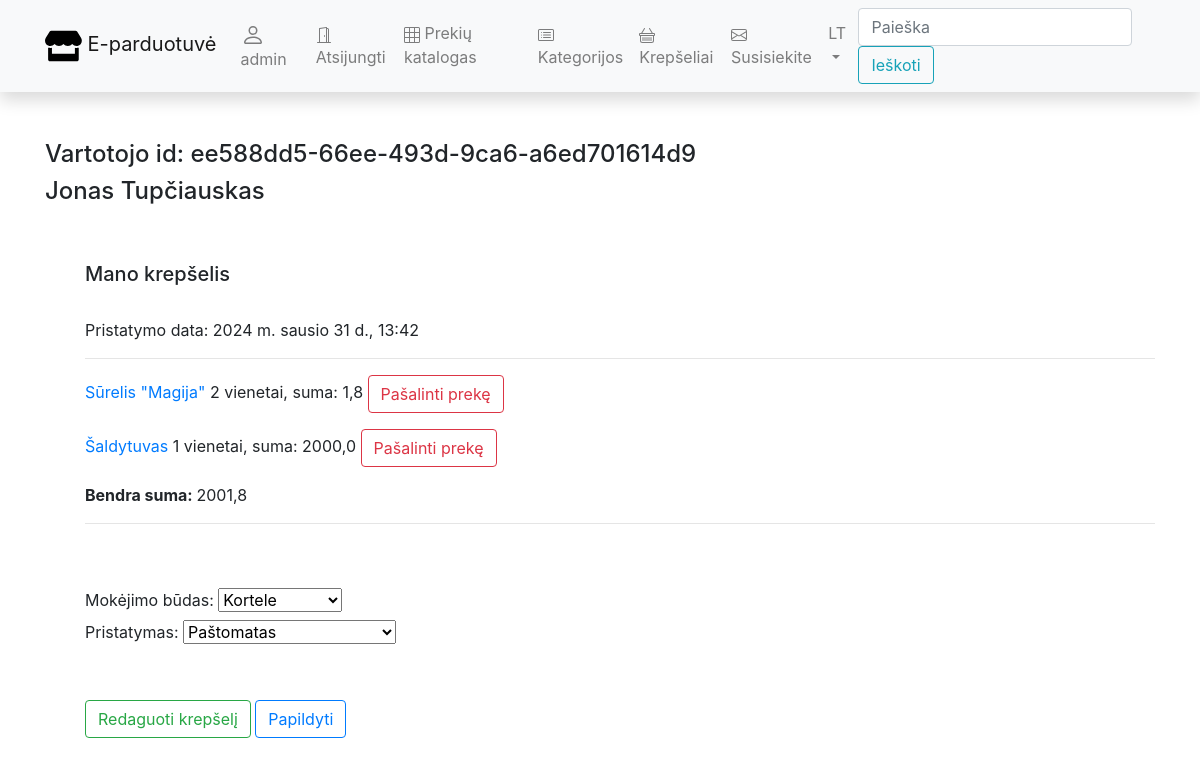
Before: /eparduotuve/krepseliai/7 (signed in) with the older database file.
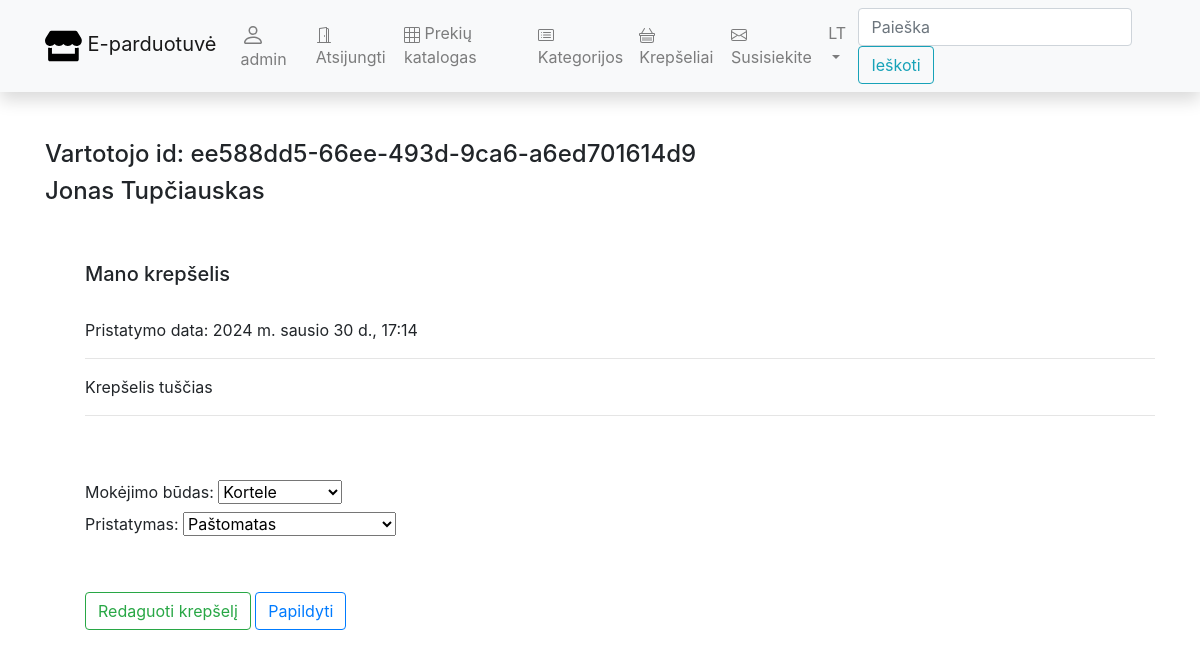
After: the same page with the newer database file.
### eparduotuve/models.py (models this page shows, shortened)
class Krepselis(models.Model):
    vartotojas = models.ForeignKey(User, on_delete=models.SET_NULL, null=True, blank=True)
    PRISTATYMAS_STATUS = (
        ('p', _('Paštomatas')),
        ('k', _('Kurjeris')),
        ('a', _('Atsiėmimas parduotuvėje')),
    )
    pristatymas_status = models.CharField(max_length=1, choices=PRISTATYMAS_STATUS, blank=True,
                                          default='k', help_text=_('Krepšelio pristatymo pasirinkimas'),
                                          verbose_name=_('Būsena'))
    data = models.DateTimeField(_('Pristatymo data'), null=True, blank=True)
    PREKE_STATUS = (
        ('l', _('Laukiama apmokėjimo')),
        ('v', _('Vykdoma')),
        ('a', _('Atšaukta')),
    )
    status = models.CharField(max_length=1, choices=PREKE_STATUS, blank=True,
                              default='l', help_text=_('Krepšelio būsena'),
                              verbose_name=_('Būsena'))
    @property
    def krepselio_suma(self):
        return sum([k_e.suma for k_e in self.krepselioeilutes_set.all()])
    class Meta:
        verbose_name = _('Krepšelis')
        verbose_name_plural = _('Krepšeliai')

class KrepselioEilutes(models.Model):
    krepselis = models.ForeignKey(Krepselis, on_delete=models.SET_NULL, null=True,
                                  blank=True, verbose_name='Krepšelio numeris')
    preke = models.ForeignKey('Preke', on_delete=models.SET_NULL,
                              null=True, verbose_name='Prekė')
    kiekis = models.IntegerField('Kiekis', null=True, blank=True)
    @property
    def suma(self):
        return self.preke.vieneto_kaina * self.kiekis
    class Meta:
        verbose_name = _('Krepšelio eilutė')
        verbose_name_plural = _('Krepšelio eilutės')

class Preke(models.Model):
    pavadinimas = models.CharField(_('Prekės pavadinimas'), max_length=200, blank=True)
    kategorija = models.ManyToManyField('Kategorija')
    vieneto_kaina = models.FloatField(_('Vieneto kaina'), null=True, blank=True)
    likutis = models.FloatField(_('Likutis'), null=True, blank=True)
    nuotrauka = models.ImageField(_('Nuotrauka'), upload_to='nuotraukos',
                                  null=True, blank=True)
    aprasymas = HTMLField(blank=True)
    def __str__(self):
        return f'{self.pavadinimas}'
    def prekes_kategorijos(self):
        return ', '.join(k.pavadinimas for k in self.kategorija.all())
    prekes_kategorijos.short_description = _('Kategorijos')
    class Meta:
        verbose_name = _('Prekė')
        verbose_name_plural = _('Prekės')

### eparduotuve/views.py (the view)
# urls.py: path('krepseliai/<int:pk>', views.VartotojoKrepselisDetailView.as_view(), name='mano-krepselis'),
class VartotojoKrepselisDetailView(LoginRequiredMixin, generic.DetailView):  # generic.edit.FormMixin,
    model = Krepselis
    context_object_name = "krepselis"
    template_name = "krepselis.html"

### eparduotuve/templates/krepselis.html (shortened to what this page needs)
{% extends "base.html" %}
{% load crispy_forms_tags %}
{% load static %}
{% load i18n %}
{% block content %}
<h4>{% trans "Vartotojo id" %}: {{ user.profilis.u_id }}</h4>
<h4>{{ user.profilis.vardas }} {{ user.profilis.pavarde }}</h4>
<br><br>
<ul>
    <h5>{% trans "Mano krepšelis" %}</h5>
    <br>
    <p>{% trans "Pristatymo data" %}: {{ krepselis.data }}</p>
    <hr/>
    {% if krepselis.krepselioeilutes_set.all %}
    {% for p in krepselis.krepselioeilutes_set.all %}
    <p>
        <a href="{% url 'preke' p.preke.id %}">
            {{ p.preke }}
        </a>
        {{ p.kiekis }} {% trans "vienetai" %}, {% trans "suma" %}: {{ p.suma }}
        <a href="{% url 'eilute-istrinti' p.id %}">
            <button class="btn btn-outline-danger" type="submit">
                {% trans "Pašalinti prekę" %}
            </button>
        </a>
    </p>
    {% endfor %}
    <p><strong>{% trans "Bendra suma" %}: </strong>{{ krepselis.krepselio_suma }}</p>
    {% else %}
    <p>{% trans "Krepšelis tuščias" %}</p>
    {% endif %}
    <hr/>
    <br><br>
    <form>
        <div>
            <label>{% trans "Mokėjimo būdas" %}:</label>
            <select name="mokejimo-budas">
                {% for a,b in user.profilis.APMOKEJIMO_BUDAS_STATUS %}
                <option value='{{ a }}'>
                    {{ b }}
                </option>
                {% endfor %}
            </select>
        </div>
        <div>
            <label>{% trans "Pristatymas" %}:</label>
            <select name="pristatymo-budas">
                {% for a,b in krepselis.PRISTATYMAS_STATUS %}
                <option value='{{ a }}'>
                    {{ b }}
                </option>
                {% endfor %}
            </select>
        </div>
        <br><br>
    </form>
    <a href="{% url 'krepselis-atnaujinti' krepselis.id %}">
        <button class="btn btn-outline-success" type="submit">
            {% trans "Redaguoti krepšelį" %}
        </button>
    </a>
    <a href="{% url 'eilute-atnaujinti' krepselis.id %}">
        <button class="btn btn-outline-primary" type="submit">
            {% trans "Papildyti" %}
        </button>
    </a>
</ul>
{% endblock %}

Changed rows visible on the page:
removed KrepselioEilutes: preke "Sūrelis \"Magija\"", kiekis "2", suma "1,8"
removed KrepselioEilutes: preke "Šaldytuvas", kiekis "1", suma "2000,0"
changed Krepselis "Paštomatas": data "2024 m. sausio 31 d., 13:42" → "2024 m. sausio 30 d., 17:14"; krepselio_suma "2001,8" → (not shown)
Other visible differences:
text no longer shown: "Bendra suma :"
text now shown: "Krepšelis tuščias"
